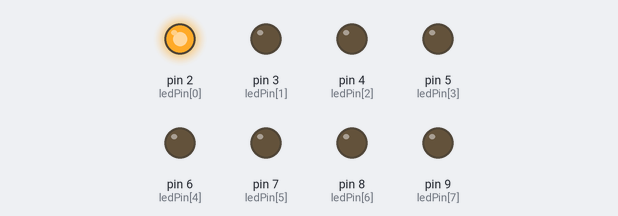
Simulated run of this sketch. Board: Arduino Uno, built with avr-gcc and run on an emulated ATmega328P. Shown: output pins drawn as LEDs (lit = HIGH).

Above: at 0.2 s.
At 2.2 s:
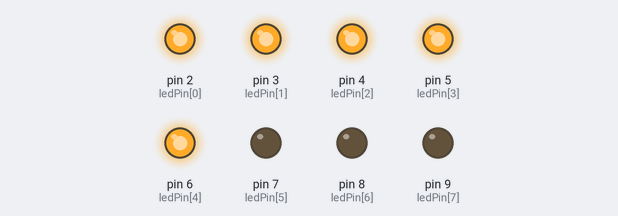
At 4.7 s:
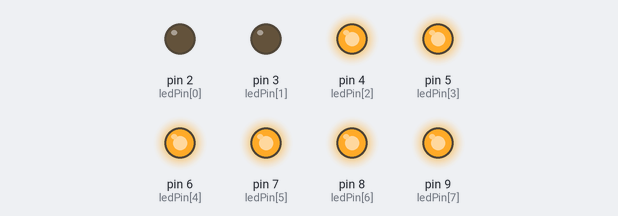
At 10.2 s:
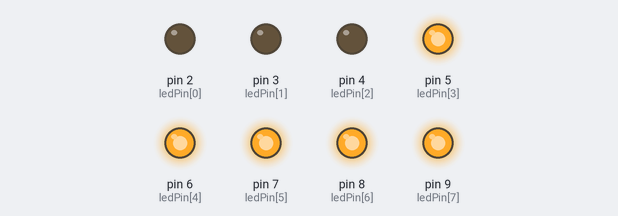
At 14.7 s:
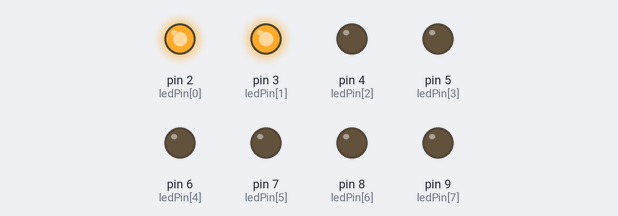
At 20.2 s:
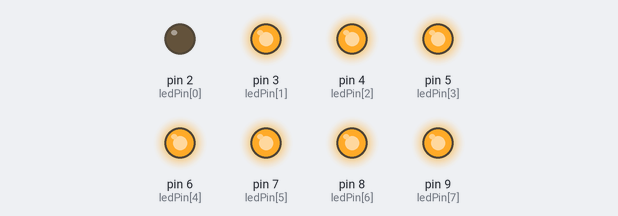
Timing chart, 0 to 20.8 s (numbered marks = the images above):
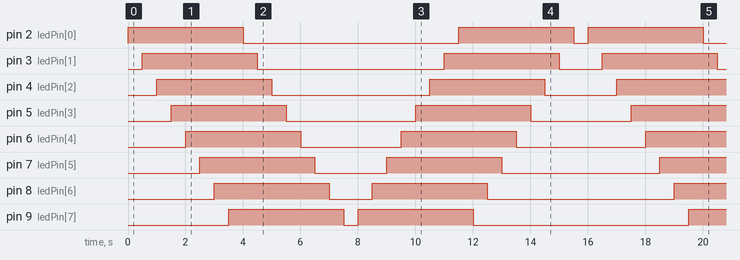

Measured:
- by itself, pin 2 (ledPin[0]): repeats every 16.0 s: LOW 7.5 s, HIGH 4.0 s, LOW 0.50 s, HIGH 4.0 s
- by itself, pin 3 (ledPin[1]): repeats every 16.0 s: LOW 6.5 s, HIGH 4.0 s, LOW 1.5 s, HIGH 4.0 s
- by itself, pin 4 (ledPin[2]): repeats every 16.0 s: LOW 5.5 s, HIGH 4.0 s, LOW 2.5 s, HIGH 4.0 s
- by itself, pin 5 (ledPin[3]): repeats every 16.0 s: LOW 4.5 s, HIGH 4.0 s, LOW 3.5 s, HIGH 4.0 s
- by itself, pin 6 (ledPin[4]): repeats every 16.0 s: LOW 3.5 s, HIGH 4.0 s, LOW 4.5 s, HIGH 4.0 s
- by itself, pin 7 (ledPin[5]): repeats every 16.0 s: LOW 2.5 s, HIGH 4.0 s, LOW 5.5 s, HIGH 4.0 s
- by itself, pin 8 (ledPin[6]): repeats every 16.0 s: LOW 1.5 s, HIGH 4.0 s, LOW 6.5 s, HIGH 4.0 s
- by itself, pin 9 (ledPin[7]): repeats every 16.0 s: LOW 0.50 s, HIGH 4.0 s, LOW 7.5 s, HIGH 4.0 s

The sketch:

led8.ino
```cpp
byte ledPin[] = {2,3,4,5,6,7,8,9}; //
byte pinCount;
void setup() {
  pinCount = sizeof(ledPin);
  for (int i=0;i<pinCount;i++) {
    pinMode(ledPin[i],OUTPUT);
    digitalWrite(ledPin[i],LOW);
  }
}
void loop() {
  /*
    Bật tuần tự các đèn LED
  */
  for (int i=0; i < pinCount; i++) {
    digitalWrite(ledPin[i],HIGH);
    delay(500);
  }

  /*
    Tắt tuần tự các đèn LED
  */
  for (int i = 0;i < pinCount; i++) {
    digitalWrite(ledPin[i],LOW);
    delay(500);
  }
   for (int i=7; i >= 0; i--) {
    digitalWrite(ledPin[i],HIGH);
    delay(500);
  }

  for (int i = 7;i >= 0; i--) {
    digitalWrite(ledPin[i],LOW);
    delay(500);
  }
}
```
